Frame 1 (no input): blank canvas, image omitted
Frame 60 (no input): blank canvas, image omitted
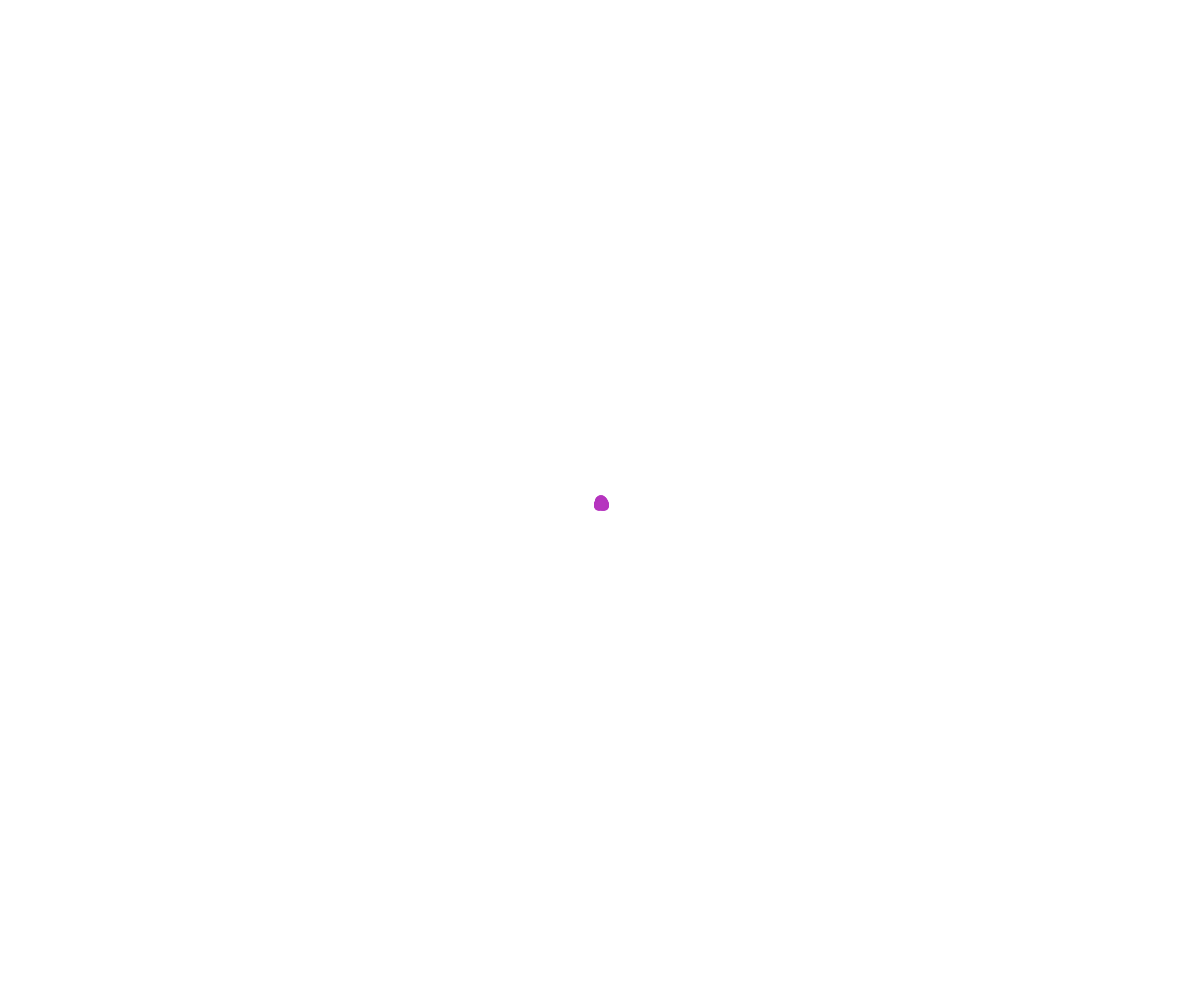
Frame 120 (the mouse pressed at the canvas centre since frame 60)

The p5.js sketch whose frames 1 and 60 were blank and that drew this single picture after the mouse press (run headless with seeded random() and noise() and a simulated clock; from frame 60 on, the mouse is pressed at the canvas centre):

// p5.js sketch
// ── sketch.js
// Project Title
// Your Name
// Date
//
// Extra for Experts:
// - describe what you did to take this project "above and beyond"

class Walker {

  constructor(x, y) {
    this.x = x;
    this.y = y;
    this.colour = color(random(255), random(255), random(255));
    this.speed = 20;
    this.size = 10; 
  }

  display() {
    fill(this.colour);
    noStroke();
    circle(this.x, this.y, this.size);
  }

  move() {
    let choice = random(100);
    if (choice < 25) {
      this.y --;
    }
    else if (choice < 50) {
      this.y ++;
    }
    else if (choice < 75) {
      this.x --;
    }
    else {
      this.x ++;
    }
  }
}

let walkerArray = [];

function setup() {

  createCanvas(windowWidth, windowHeight);
}


function draw() {

  for (let i = 0; i < walkerArray.length; i ++) {
    walkerArray[i].move();
    walkerArray[i].display();
  }
}

function mousePressed() {
  let someWalker = new Walker(mouseX, mouseY);
  walkerArray.push(someWalker);
}
